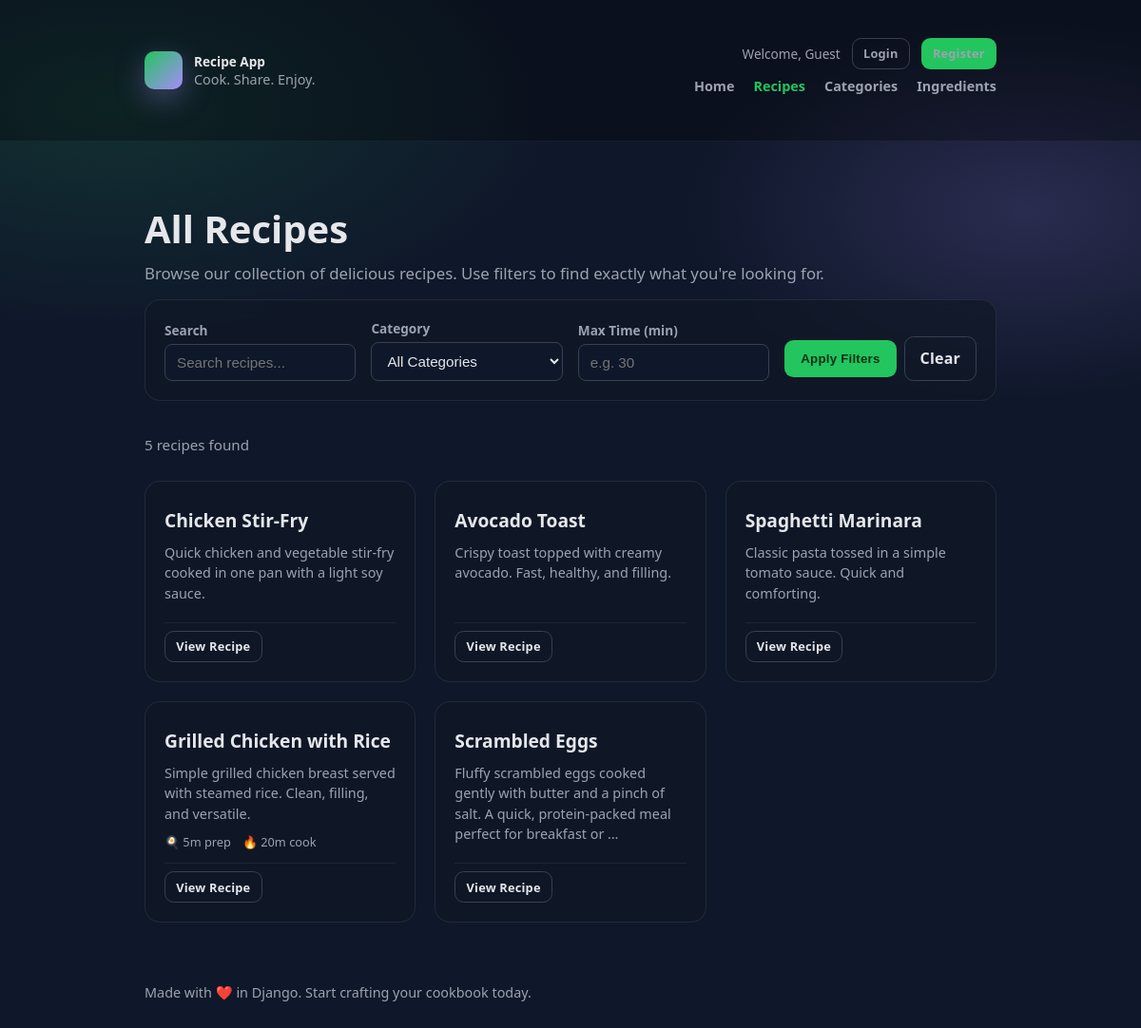
Page /recipes/ on the earlier database version.
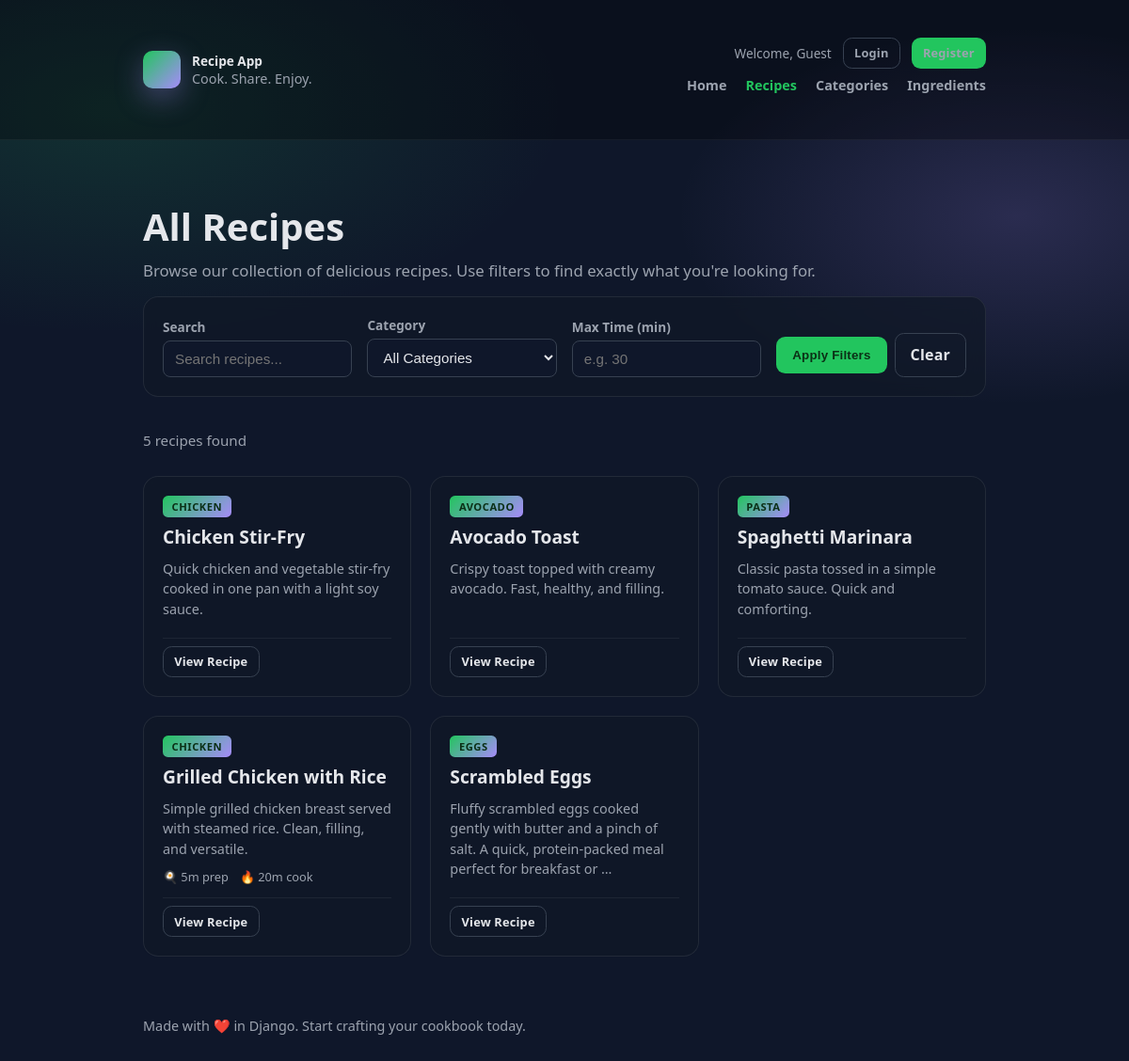
Same page on the later database version.
### recipes/models.py (models this page shows, shortened)
class Recipe(models.Model):
	title = models.CharField(max_length=200)
	description = models.TextField(blank=True)
	instructions = models.TextField()
	author = models.ForeignKey(
		settings.AUTH_USER_MODEL, on_delete=models.SET_NULL, null=True, blank=True
	)
	category = models.ForeignKey(
		'categories.Category', on_delete=models.SET_NULL, null=True, blank=True, related_name='recipes'
	)
	prep_time_minutes = models.PositiveIntegerField(default=0)
	cook_time_minutes = models.PositiveIntegerField(default=0)
	created_at = models.DateTimeField(auto_now_add=True)
	updated_at = models.DateTimeField(auto_now=True)

### categories/models.py (models this page shows, shortened)
class Category(models.Model):
	name = models.CharField(max_length=100, unique=True)
	slug = models.SlugField(max_length=120, unique=True)
	created_at = models.DateTimeField(auto_now_add=True)

### recipes/views.py (the view, shortened to what this page needs)
# urls.py: path('recipes/', views.recipe_list, name='recipe_list'),
def recipe_list(request):
	recipes = Recipe.objects.select_related('category', 'author').all()
	categories = Category.objects.all()
	search_query = request.GET.get('q', '').strip()
	category_filter = request.GET.get('category', '')
	ingredient_filter = request.GET.get('ingredient', '')
	max_time = request.GET.get('max_time', '')
	ingredient_name = ''
	if search_query:
		recipes = recipes.filter(
			Q(title__icontains=search_query) | Q(description__icontains=search_query)
		)
	if category_filter:
		recipes = recipes.filter(category__slug=category_filter)
	recipes = recipes.order_by('-created_at')
	context = {
		'recipes': recipes,
		'categories': categories,
		'search_query': search_query,
		'category_filter': category_filter,
		'ingredient_filter': ingredient_filter,
		'ingredient_name': ingredient_name,
		'max_time': max_time,
	}
	return render(request, 'recipes/recipe_list.html', context)

### recipes/templates/recipes/recipe_list.html (shortened to what the changed rows need)
<!DOCTYPE html>
<html lang="en">
<head>
  {% load static %}
  <link rel="stylesheet" href="{% static 'recipes/css/style.css' %}">
</head>
<body>
  <div class="container">
    <section class="page-header">
      <h1>All Recipes</h1>
    </section>
    <section class="recipe-grid">
      {% for recipe in recipes %}
        <article class="recipe-card panel">
          <div class="recipe-card-header">
            {% if recipe.category %}
              <span class="category-badge">{{ recipe.category.name }}</span>
            {% endif %}
          </div>
          <h2 class="recipe-title">{{ recipe.title }}</h2>
          {% if recipe.description %}
            <p class="recipe-desc">{{ recipe.description|truncatewords:20 }}</p>
          {% endif %}
          <div class="recipe-meta">
            {% if recipe.prep_time_minutes or recipe.cook_time_minutes %}
              <span class="meta-item" title="Prep time">🍳 {{ recipe.prep_time_minutes }}m prep</span>
              <span class="meta-item" title="Cook time">🔥 {{ recipe.cook_time_minutes }}m cook</span>
            {% endif %}
          </div>
          <div class="recipe-footer">
            <a href="{% url 'recipes:recipe_detail' recipe.pk %}" class="btn btn-small btn-secondary">View Recipe</a>
          </div>
        </article>
      {% empty %}
        <div class="empty-state panel">
          <h3>No recipes found</h3>
          <p>Try adjusting your filters or <a href="{% url 'recipes:recipe_list' %}">clear all filters</a>.</p>
        </div>
      {% endfor %}
    </section>
  </div>
</body>
</html>

Differences in the rows shown:
changed Recipe "Chicken Stir-Fry": category_id empty → 1 (drawn); category.name (not shown) → "CHICKEN"
changed Recipe "Avocado Toast": category_id empty → 2 (drawn); category.name (not shown) → "AVOCADO"
changed Recipe "Spaghetti Marinara": category_id empty → 3 (drawn); category.name (not shown) → "PASTA"
changed Recipe "Grilled Chicken with Rice": category_id empty → 1 (drawn); category.name (not shown) → "CHICKEN"
changed Recipe "Scrambled Eggs": category_id empty → 4 (drawn); category.name (not shown) → "EGGS"
